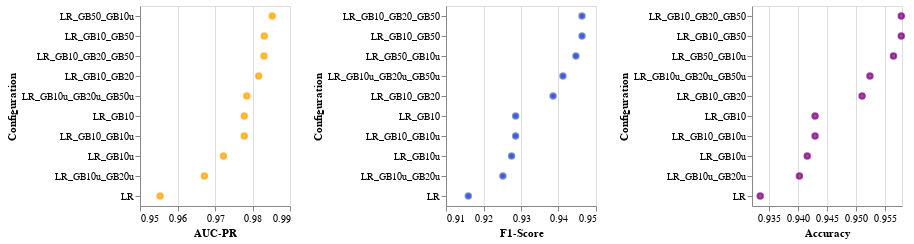

Notebook code for this chart:
### Code cell
import altair as alt

f1_chart = alt.Chart(df).mark_point(fill="blue").encode(
    y=alt.Y('Configuration', sort="-x"),
    x=alt.X('F1-Score').scale(zero=False)
).properties(width=150)

aucpr_chart = alt.Chart(df).mark_point(fill="orange", stroke="orange").encode(
    y=alt.Y('Configuration', sort="-x"),
    x=alt.X('AUC-PR').scale(zero=False)
).properties(width=150)

accuracy_chart = alt.Chart(df).mark_point(fill="purple", stroke="purple").encode(
    y=alt.Y('Configuration', sort="-x"),
    x=alt.X('Accuracy').scale(zero=False)
).properties(width=150)
aucpr_chart | f1_chart | accuracy_chart

### Figure 1 — Vega-Lite specification as saved in the notebook (floating-point values rounded to 4 significant figures)
{"config": {"view": {"continuousWidth": 300, "continuousHeight": 300}}, "hconcat": [{"mark": {"type": "point", "fill": "orange", "stroke": "orange"}, "encoding": {"x": {"field": "AUC-PR", "scale": {"zero": false}, "type": "quantitative"}, "y": {"field": "Configuration", "sort": "-x", "type": "nominal"}}, "width": 150}, {"mark": {"type": "point", "fill": "blue"}, "encoding": {"x": {"field": "F1-Score", "scale": {"zero": false}, "type": "quantitative"}, "y": {"field": "Configuration", "sort": "-x", "type": "nominal"}}, "width": 150}, {"mark": {"type": "point", "fill": "purple", "stroke": "purple"}, "encoding": {"x": {"field": "Accuracy", "scale": {"zero": false}, "type": "quantitative"}, "y": {"field": "Configuration", "sort": "-x", "type": "nominal"}}, "width": 150}], "data": {"name": "data-29e4e2279bfd145bdc51eebbe42360df"}, "$schema": "https://vega.github.io/schema/vega-lite/v5.8.0.json", "datasets": {"data-29e4e2279bfd145bdc51eebbe42360df": [{"F1-Score": 0.916, "AUC-PR": 0.9554, "Accuracy": 0.9334, "Configuration": "LR"}, {"F1-Score": 0.9286, "AUC-PR": 0.9778, "Accuracy": 0.9429, "Configuration": "LR_GB10"}, {"F1-Score": 0.9386, "AUC-PR": 0.9816, "Accuracy": 0.9511, "Configuration": "LR_GB10_GB20"}, {"F1-Score": 0.9463, "AUC-PR": 0.9831, "Accuracy": 0.9579, "Configuration": "LR_GB10_GB20_GB50"}, {"F1-Score": 0.9463, "AUC-PR": 0.9831, "Accuracy": 0.9579, "Configuration": "LR_GB10_GB50"}, {"F1-Score": 0.9275, "AUC-PR": 0.9722, "Accuracy": 0.9416, "Configuration": "LR_GB10u"}, {"F1-Score": 0.9286, "AUC-PR": 0.9778, "Accuracy": 0.9429, "Configuration": "LR_GB10_GB10u"}, {"F1-Score": 0.9446, "AUC-PR": 0.9853, "Accuracy": 0.9565, "Configuration": "LR_GB50_GB10u"}, {"F1-Score": 0.9252, "AUC-PR": 0.9672, "Accuracy": 0.9402, "Configuration": "LR_GB10u_GB20u"}, {"F1-Score": 0.9412, "AUC-PR": 0.9785, "Accuracy": 0.9524, "Configuration": "LR_GB10u_GB20u_GB50u"}]}}
